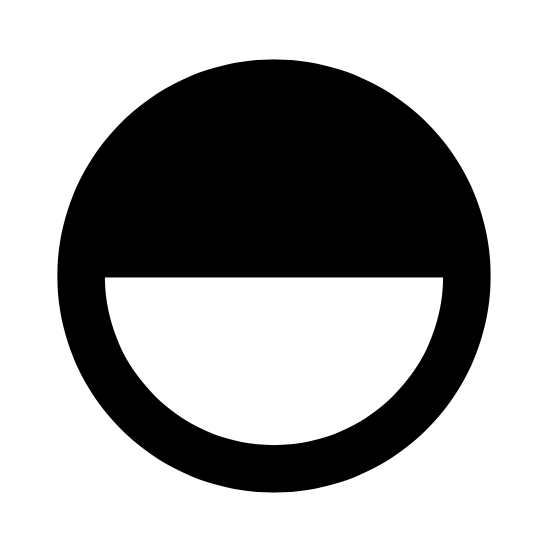
%> input picture homework_1/images/icon.png, 550 x 550 px
$ octave distance_transform.m   (GNU Octave 9; MATLAB toolbox functions it lacks are replaced by stand-ins)
%> lines starting %> are read from the running program, lines starting %| are printed output that depends on the picture; in (x1, y1, x2, y2) boxes, pixels count from 0 and x2, y2 are one past the last pixel; in counts of white or black regions, pixels touching at a corner belong together; the program's own positions count from 1
clc;
img1 = imread('images/icon.png');
%> img1 is the input picture: size 550x550x3 uint8; min 0, max 255, mean 168.2
img2 = imread('images/dt_image2.png');
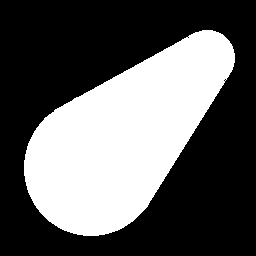
%> input picture homework_1/images/dt_image2.png, 256 x 256 px
%> img2 is the input picture: size 256x256 uint8; 37.1% white; 1 white region, box (x1, y1, x2, y2) and area: (24, 30, 235, 236) 24288
img3 = imread('images/gray_image.jpg');
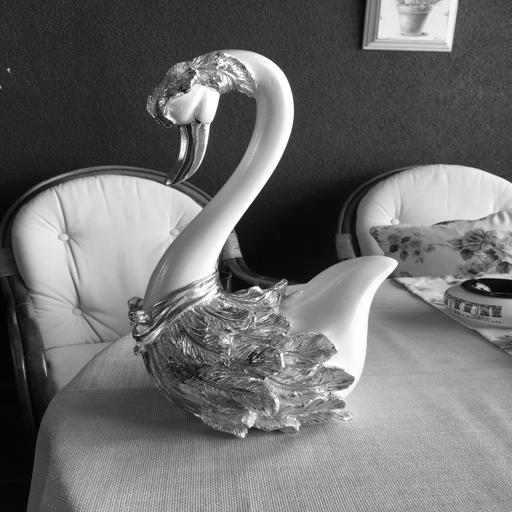
%> input picture homework_1/images/gray_image.jpg, 512 x 512 px
%> img3 is the input picture: size 512x512 uint8; min 0, max 255, mean 111

img1 = thresholder(img1, 127);
img2 = thresholder(img2, 127);
img3 = thresholder(img3, 127);

%{
Hocam bu kısımda boundry_detection ve adjacency_detection fonksiyonları
ortak çalışmaktadır. Eğer mask'i ayrı test etmek isterseniz imshow(mask)
kullanarak ve 77. satırı mask(i, j) = 255; yaparak test edebilirsiniz.
%}

%Diğer imageları test etmek isterseniz 22-25 (img2) veya 27-30 satırlarını
%uncomment yaparak test edebilirsiniz.

%{
mask = boundry_detection(img1);
distance_map = adjacency_detection(mask);
%}

%normalize intensities of distance_map
[d_cols, d_rows] = size(distance_map);
% [6 lines not run here, left out]
function [img] = thresholder(img, threshold)
%> called with threshold = 127
    [cols, rows] = size(img);
%> cols = 550; rows = 1650

    for i = 1:cols
        for j = 1:rows
            if (img(i,j) < threshold)
                img(i,j) = 0;
            elseif (img(i,j) >= threshold)
                img(i,j) = 255;
            end
        end
    end
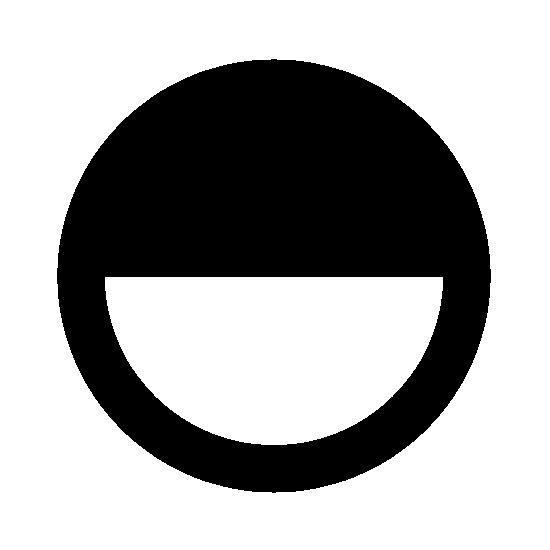
%> img: size 550x550x3 uint8; 66% white; 1 black region, box (x1, y1, x2, y2) and area: (57, 59, 491, 493) 102776
%> call 3 of thresholder, with threshold = 127
%> after the loop in thresholder (call 3), `for i = 1:cols`:
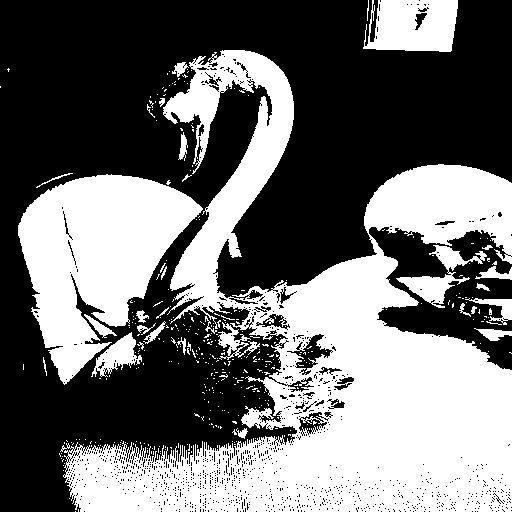
%> img: size 512x512 uint8; 43.5% white; 393 white regions (362 under 20 px), largest, box (x1, y1, x2, y2) and area: (60, 50, 512, 512) 82355, (18, 174, 203, 385) 21157, (363, 0, 458, 52) 4038
%> the run ends on the next line
end
